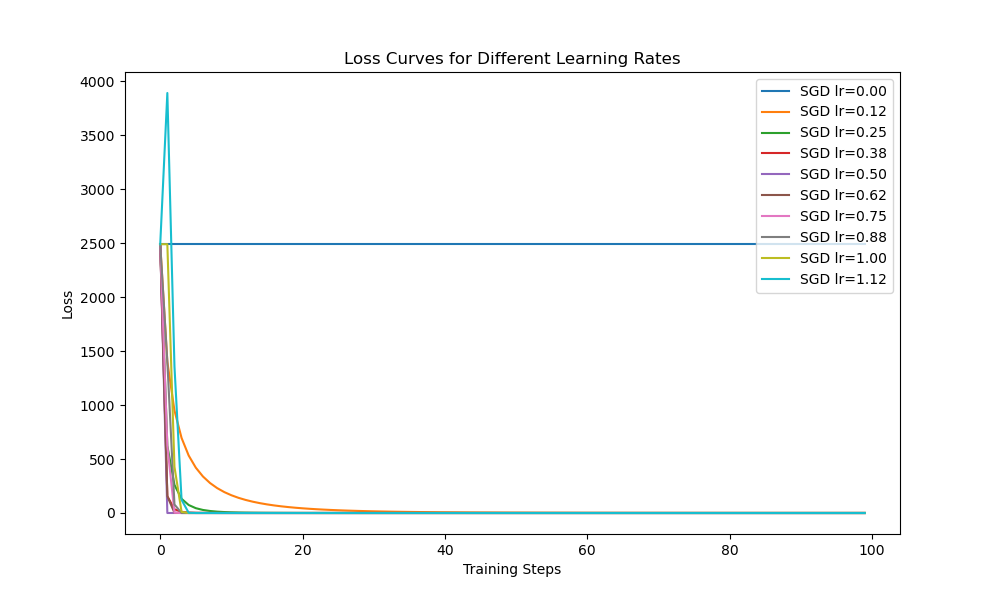

Write the Python code that produced this figure.
from cs336_basics import model
import matplotlib.pyplot as plt
import torch
import torch.nn as nn

num_experiments = 10
weights = torch.nn.Parameter(5 * torch.randn((10, 10)))
results = {num: {"loss": []} for num in range(num_experiments)}

for num in range(num_experiments):
    tmp_weights = nn.Parameter(weights.clone())
    opt = model.SGD([tmp_weights], lr=num/8.0)
    
    for t in range(100):
        opt.zero_grad()
        loss = (tmp_weights ** 2).sum()
        loss.backward()
        opt.step()
        results[num]["loss"].append(loss.item())

plt.figure(figsize=(10, 6))
for num, date_dict in results.items():
    losses = date_dict["loss"]
    x_values = range(len(losses))
    plt.plot(x_values, losses, label=f"SGD lr={num/8.0:.2f}")
plt.xlabel("Training Steps")
plt.ylabel("Loss")
plt.title("Loss Curves for Different Learning Rates")
plt.legend()
output_filename = 'loss_step_lr.png'
plt.savefig(output_filename)
plt.close
